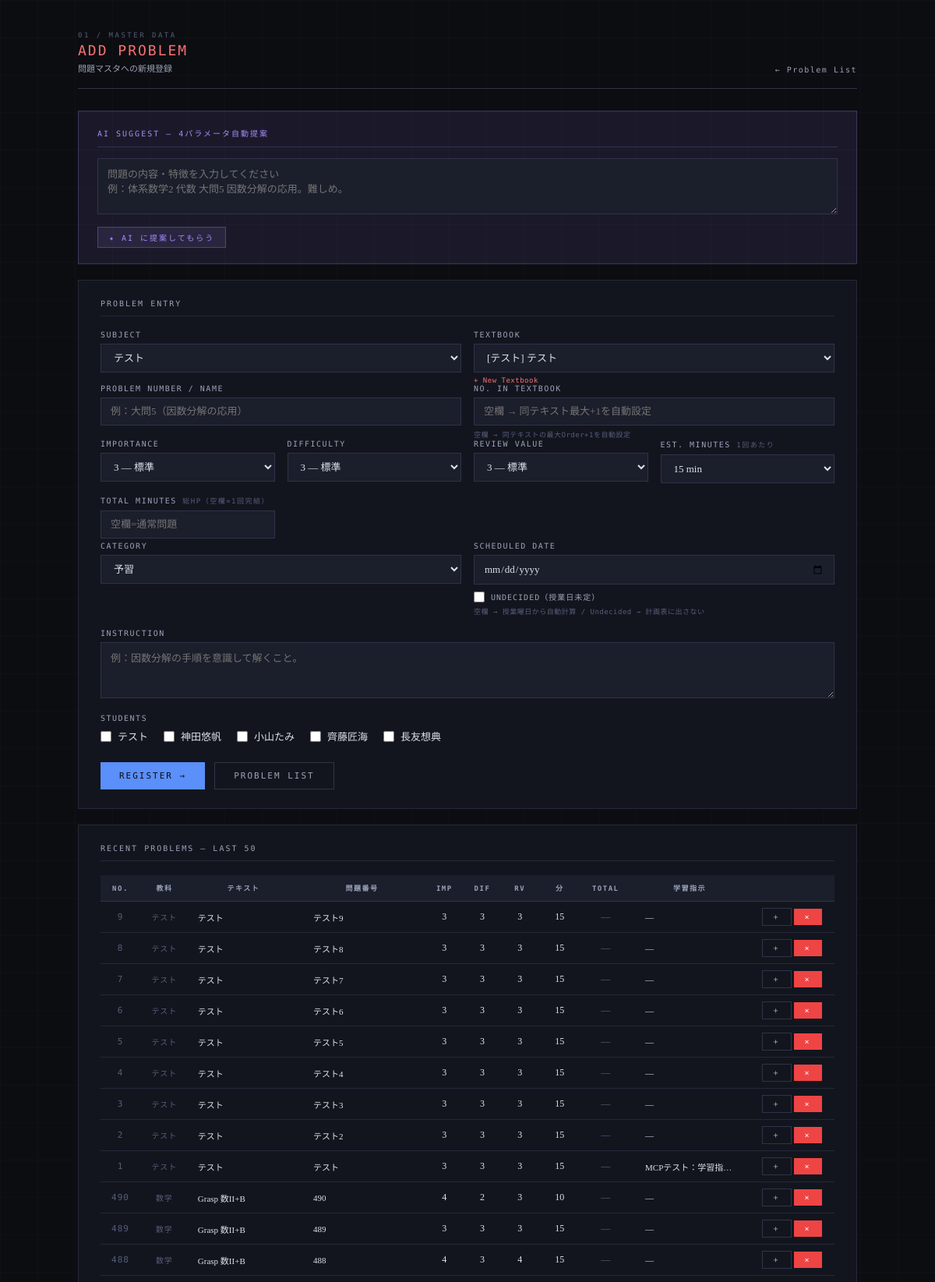
The page /problems (upper part) on the database its author committed.
### tables this page shows
CREATE TABLE students (
            student_id TEXT PRIMARY KEY,
            name TEXT NOT NULL,
            subjects TEXT NOT NULL
        , plan_mode TEXT DEFAULT 'all');

CREATE TABLE problems (
            problem_id INTEGER PRIMARY KEY AUTOINCREMENT,
            subject TEXT NOT NULL,
            textbook TEXT NOT NULL,
            problem_number TEXT NOT NULL,
            importance TEXT NOT NULL,
            type TEXT NOT NULL
        , instruction TEXT, difficulty INTEGER DEFAULT 3, review_value INTEGER DEFAULT 3, estimated_minutes INTEGER DEFAULT 15, textbook_id INTEGER, section_id INTEGER, order_in_textbook INTEGER, total_minutes INTEGER DEFAULT NULL);

### app.py (the view, shortened to what this page needs)
@app.route("/problems", methods=["GET", "POST"])
def problems():
    conn = get_connection()
    c = conn.cursor()
    c.execute("SELECT * FROM students ORDER BY student_id")
    students = c.fetchall()
    c.execute("""
        SELECT p.problem_id, p.subject, p.textbook, p.problem_number,
               p.importance, p.difficulty, p.review_value,
               p.estimated_minutes, p.instruction, p.order_in_textbook
        FROM problems p
        ORDER BY p.problem_id DESC LIMIT 50
    """)
    probs = c.fetchall()
    c.execute("""
        SELECT t.textbook_id, t.name, t.subject,
               s.name as series_name
        FROM textbooks t
        LEFT JOIN series s ON t.series_id = s.series_id
        ORDER BY t.subject, s.name, t.name
    """)
    textbooks_list = c.fetchall()
    c.execute("SELECT DISTINCT subjects FROM students ORDER BY subjects")
    all_subjects = []
    for row in c.fetchall():
        for subj in row["subjects"].split(","):
            s = subj.strip()
            if s and s not in all_subjects:
                all_subjects.append(s)
    all_subjects = sorted(all_subjects)
    conn.close()
    return render_template("problems.html",
                           students=students,
                           problems=probs,
                           textbooks=textbooks_list,
                           all_subjects=all_subjects)

### database.py (called while the page is built)
def get_connection():
    conn = sqlite3.connect(DB_PATH)
    conn.row_factory = sqlite3.Row
    return conn

### templates/problems.html (shortened to what this page needs)
<!DOCTYPE html>
<html lang="ja">
<head>
</head>
<body>
<div class="container">
  <div class="page-header fade-in">
    <div>
      <div class="page-label">01 / Master Data</div>
      <div class="page-title">Add Problem</div>
      <div class="page-title-ja">問題マスタへの新規登録</div>
    </div>
    <a class="page-header-back" href="/problems/list">Problem List</a>
  </div>
  <div class="ai-box fade-in">
    <div class="ai-box-title">AI Suggest — 4パラメータ自動提案</div>
    <textarea id="ai-input"
      placeholder="問題の内容・特徴を入力してください&#10;例：体系数学2 代数 大問5 因数分解の応用。難しめ。"></textarea>
    <div style="display:flex;gap:12px;align-items:center;margin-top:12px;">
      <button class="btn btn-purple btn-sm" onclick="askAI()">✦ AI に提案してもらう</button>
    </div>
  </div>
  <div class="card fade-in">
    <div class="card-title">Problem Entry</div>
    <form method="POST" id="problem-form">
      <div class="grid-2">
        <div>
          <label>Subject</label>
          <select name="subject" id="f-subject" onchange="filterTextbooks()">
            {% for subj in all_subjects %}
            <option value="{{ subj }}">{{ subj }}</option>
            {% endfor %}
          </select>
        </div>
        <div>
          <label>Textbook</label>
          <select name="textbook_id" id="f-textbook_id">
            {% for t in textbooks %}
            <option value="{{ t.textbook_id }}" data-subject="{{ t.subject }}">
              {% if t.series_name %}[{{ t.series_name }}] {% endif %}{{ t.name }}
            </option>
            {% endfor %}
          </select>
          <p class="hint">
            <a href="/textbooks" style="color:#f87171;">+ New Textbook</a>
          </p>
        </div>
      </div>
      <div class="grid-2" style="margin-top:0;">
        <div>
          <label>Problem Number / Name</label>
          <input type="text" name="problem_number" id="f-problem_number"
            placeholder="例：大問5（因数分解の応用）" required>
        </div>
        <div>
          <label>No. in Textbook</label>
          <input type="number" name="order_in_textbook" id="f-order_in_textbook"
            min="1" max="9999" placeholder="空欄 → 同テキスト最大+1を自動設定">
          <p class="hint">空欄 → 同テキストの最大Order+1を自動設定</p>
        </div>
      </div>
      <div class="grid-4" style="margin-top:0;">
        <div>
          <label>Importance</label>
          <select name="importance" id="f-importance">
            <option value="3" selected>3 — 標準</option>
          </select>
        </div>
        <div>
          <label>Difficulty</label>
          <select name="difficulty" id="f-difficulty">
            <option value="3" selected>3 — 標準</option>
          </select>
        </div>
        <div>
          <label>Review Value</label>
          <select name="review_value" id="f-review_value">
            <option value="3" selected>3 — 標準</option>
          </select>
        </div>
        <div>
          <label>Est. Minutes <span style="color:var(--text-dim);font-size:9px;">1回あたり</span></label>
          <select name="estimated_minutes" id="f-estimated_minutes">
            {% for m in range(5, 125, 5) %}
            <option value="{{ m }}" {% if m == 15 %}selected{% endif %}>{{ m }} min</option>
            {% endfor %}
          </select>
        </div>
        <div>
          <label>Total Minutes <span style="color:var(--text-dim);font-size:9px;">総HP（空欄=1回完結）</span></label>
          <input type="number" name="total_minutes" id="f-total_minutes"
            min="5" max="999" step="5" placeholder="空欄=通常問題">
        </div>
      </div>
      <div class="grid-2" style="margin-top:0;">
        <div>
          <label>Category</label>
          <select name="category" id="f-category">
            <option value="予習" selected>予習</option>
          </select>
        </div>
        <div>
          <label>Scheduled Date</label>
          <input type="date" name="scheduled_date" id="f-scheduled_date">
          <div style="display:flex;align-items:center;gap:8px;margin-top:8px;">
            <input type="checkbox" name="undecided" value="1" id="f-undecided"
              style="accent-color:var(--blue);width:14px;height:14px;"
              onchange="toggleDate(this)">
            <label for="f-undecided" style="font-family:'DM Mono',monospace;font-size:10px;
              letter-spacing:1px;text-transform:uppercase;color:var(--text-muted);
              margin:0;cursor:pointer;">Undecided（授業日未定）</label>
          </div>
          <p class="hint">空欄 → 授業曜日から自動計算 / Undecided → 計画表に出さない</p>
        </div>
      </div>
      <label>Instruction</label>
      <textarea name="instruction" id="f-instruction"
        placeholder="例：因数分解の手順を意識して解くこと。"></textarea>
      <label>Students</label>
      <div class="student-checks">
        {% for s in students %}
        <label>
          <input type="checkbox" name="student_ids" value="{{ s.student_id }}">
          {{ s.name }}
        </label>
        {% endfor %}
      </div>
      <div style="margin-top:24px;display:flex;gap:12px;">
        <button type="submit" class="btn btn-primary">Register →</button>
        <a href="/problems/list" class="btn btn-ghost">Problem List</a>
      </div>
    </form>
  </div>
  <div class="card fade-in">
    <div class="card-title">Recent Problems — Last 50</div>
    <div style="overflow-x:auto;">
    <table class="data-table">
      <thead>
        <tr>
          <th>No.</th><th>教科</th><th>テキスト</th><th>問題番号</th>
          <th>Imp</th><th>Dif</th><th>RV</th><th>分</th><th>Total</th><th>学習指示</th><th></th>
        </tr>
      </thead>
      <tbody>
      {% for p in problems %}
      <tr id="row-{{ p.problem_id }}">
        <td class="meta-text" style="font-family:'DM Mono',monospace;font-size:11px;">
          {{ p.order_in_textbook or '—' }}
        </td>
        <td class="meta-text">{{ p.subject }}</td>
        <td class="left" style="max-width:130px;overflow:hidden;text-overflow:ellipsis;white-space:nowrap;font-size:11px;">
          {{ p.textbook }}
        </td>
        <td class="editable-cell left" data-problem="{{ p.problem_id }}" data-field="problem_number"
          style="max-width:150px;">
          <span class="editable" ondblclick="startTextLineEdit(this)"
            style="font-size:11px;display:block;overflow:hidden;text-overflow:ellipsis;white-space:nowrap;max-width:150px;">
            {{ p.problem_number }}
          </span>
        </td>
        <td class="editable-cell" data-problem="{{ p.problem_id }}" data-field="importance">
          <span class="editable" ondblclick="startNumEdit(this)">{{ p.importance }}</span>
        </td>
        <td class="editable-cell" data-problem="{{ p.problem_id }}" data-field="difficulty">
          <span class="editable" ondblclick="startNumEdit(this)">{{ p.difficulty }}</span>
        </td>
        <td class="editable-cell" data-problem="{{ p.problem_id }}" data-field="review_value">
          <span class="editable" ondblclick="startNumEdit(this)">{{ p.review_value }}</span>
        </td>
        <td class="editable-cell" data-problem="{{ p.problem_id }}" data-field="estimated_minutes">
          <span class="editable" ondblclick="startNumEdit(this, 5, 120, 5)">{{ p.estimated_minutes }}</span>
        </td>
        <td class="editable-cell" data-problem="{{ p.problem_id }}" data-field="total_minutes"><span class="editable" ondblclick="startNumEdit(this, 5, 999, 5)" style="color:var(--text-dim);">{{ p.total_minutes if p.total_minutes else '—' }}</span></td>
        <td class="editable-cell left" data-problem="{{ p.problem_id }}" data-field="instruction"
          style="max-width:140px;">
          <span class="editable" ondblclick="startTextAreaEdit(this)"
            style="font-size:11px;display:block;overflow:hidden;text-overflow:ellipsis;white-space:nowrap;max-width:140px;">
            {{ p.instruction or '—' }}
          </span>
        </td>
        <td>
          <button class="btn btn-ghost btn-sm"
            onclick="showAddAssignment({{ p.problem_id }})"
            title="出題予定を追加">+</button>
          <button class="btn btn-danger btn-sm"
            onclick="deleteProblem({{ p.problem_id }}, this)">×</button>
        </td>
      </tr>
      {% endfor %}
      </tbody>
    </table>
    </div>
  </div>
</div>
</body>
</html>

### rows shown on the page
students: name "テスト"
students: name "神田悠帆"
students: name "小山たみ"
students: name "齊藤匠海"
students: name "長友想典"
problems: order_in_textbook "9", subject "テスト", textbook "テスト", problem_number "テスト9", importance "3", difficulty "3", review_value "3", estimated_minutes "15", total_minutes "—", instruction "—"
problems: order_in_textbook "8", subject "テスト", textbook "テスト", problem_number "テスト8", importance "3", difficulty "3", review_value "3", estimated_minutes "15", total_minutes "—", instruction "—"
problems: order_in_textbook "7", subject "テスト", textbook "テスト", problem_number "テスト7", importance "3", difficulty "3", review_value "3", estimated_minutes "15", total_minutes "—", instruction "—"
problems: order_in_textbook "6", subject "テスト", textbook "テスト", problem_number "テスト6", importance "3", difficulty "3", review_value "3", estimated_minutes "15", total_minutes "—", instruction "—"
problems: order_in_textbook "5", subject "テスト", textbook "テスト", problem_number "テスト5", importance "3", difficulty "3", review_value "3", estimated_minutes "15", total_minutes "—", instruction "—"
problems: order_in_textbook "4", subject "テスト", textbook "テスト", problem_number "テスト4", importance "3", difficulty "3", review_value "3", estimated_minutes "15", total_minutes "—", instruction "—"
problems: order_in_textbook "3", subject "テスト", textbook "テスト", problem_number "テスト3", importance "3", difficulty "3", review_value "3", estimated_minutes "15", total_minutes "—", instruction "—"
problems: order_in_textbook "2", subject "テスト", textbook "テスト", problem_number "テスト2", importance "3", difficulty "3", review_value "3", estimated_minutes "15", total_minutes "—", instruction "—"
problems: order_in_textbook "1", subject "テスト", textbook "テスト", problem_number "テスト", importance "3", difficulty "3", review_value "3", estimated_minutes "15", total_minutes "—", instruction "MCPテスト：学習指…"
problems: order_in_textbook "490", subject "数学", textbook "Grasp 数II+B", problem_number "490", importance "4", difficulty "2", review_value "3", estimated_minutes "10", total_minutes "—", instruction "—"
problems: order_in_textbook "489", subject "数学", textbook "Grasp 数II+B", problem_number "489", importance "3", difficulty "3", review_value "3", estimated_minutes "15", total_minutes "—", instruction "—"
problems: order_in_textbook "488", subject "数学", textbook "Grasp 数II+B", problem_number "488", importance "4", difficulty "3", review_value "4", estimated_minutes "15", total_minutes "—", instruction "—"

### other values the page prints
form field subject "テスト"
form field estimated_minutes "15 min"
